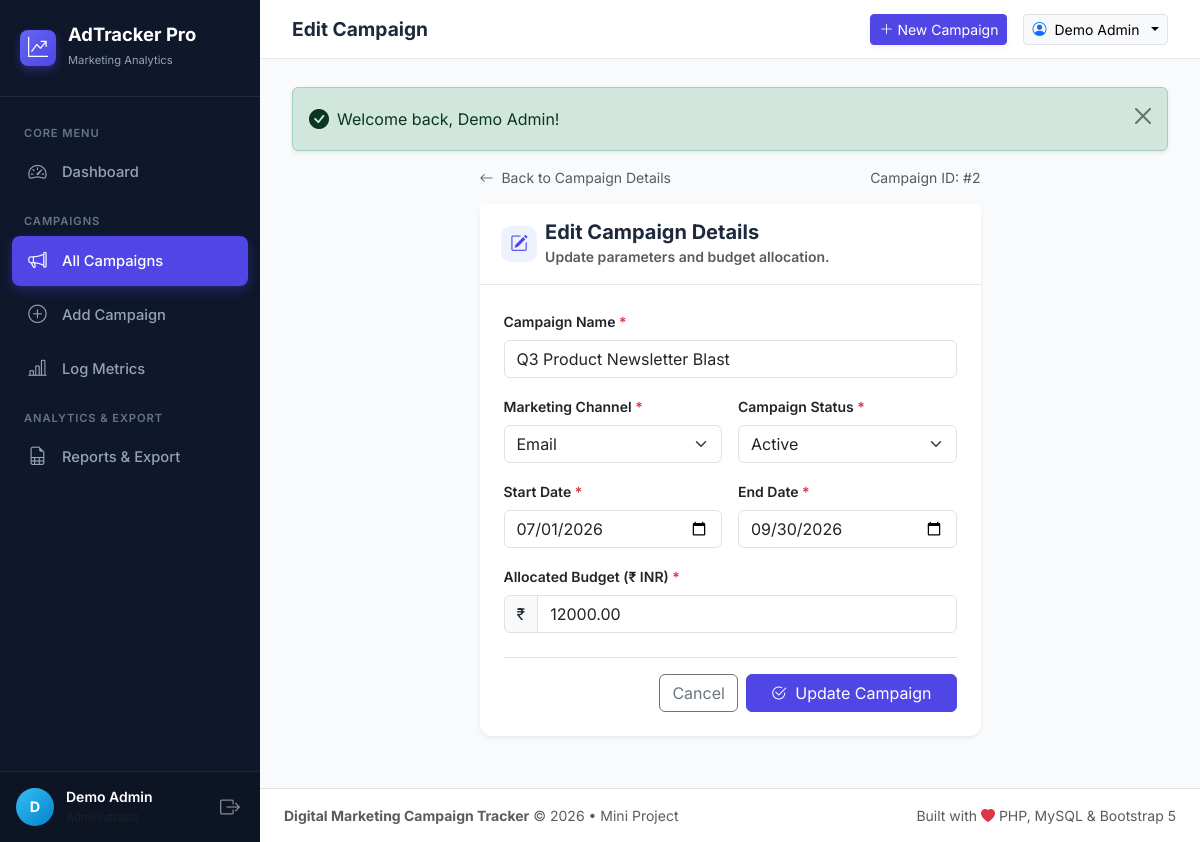
Page /edit_campaign.php?id=2 (signed in) on the committed database.
### tables this page shows
CREATE TABLE `campaigns` (
  `id` INT AUTO_INCREMENT PRIMARY KEY,
  `user_id` INT NOT NULL,
  `campaign_name` VARCHAR(200) NOT NULL,
  `channel` ENUM('Social Media', 'Email', 'PPC', 'SEO', 'Display') NOT NULL,
  `start_date` DATE NOT NULL,
  `end_date` DATE NOT NULL,
  `budget` DECIMAL(12, 2) NOT NULL DEFAULT 0.00,
  `status` ENUM('Active', 'Paused', 'Completed') NOT NULL DEFAULT 'Active',
  `created_at` TIMESTAMP DEFAULT CURRENT_TIMESTAMP,
  CONSTRAINT `fk_campaigns_user` 
    FOREIGN KEY (`user_id`) REFERENCES `users` (`id`) 
    ON DELETE CASCADE 
    ON UPDATE CASCADE
);

### edit_campaign.php (the view, shortened to what this page needs)
<?php
require_once __DIR__ . '/includes/header.php';
$campaign_id = filter_input(INPUT_GET, 'id', FILTER_VALIDATE_INT);
$stmt = $pdo->prepare("SELECT * FROM campaigns WHERE id = :id LIMIT 1");
$stmt->execute([':id' => $campaign_id]);
$campaign = $stmt->fetch();
$allowed_channels = ['Social Media', 'Email', 'PPC', 'SEO', 'Display'];
$allowed_statuses = ['Active', 'Paused', 'Completed'];
$campaign_name = $campaign['campaign_name'];
$channel       = $campaign['channel'];
$start_date    = $campaign['start_date'];
$end_date      = $campaign['end_date'];
$budget        = $campaign['budget'];
$status        = $campaign['status'];
?>
<div class="row justify-content-center">
    <div class="col-lg-8 col-xl-7">
        <div class="mb-3 d-flex justify-content-between align-items-center">
            <a href="campaign_detail.php?id=<?= $campaign_id ?>" class="text-decoration-none text-muted small">
                <i class="bi bi-arrow-left me-1"></i> Back to Campaign Details
            </a>
            <span class="text-muted small">Campaign ID: #<?= $campaign_id ?></span>
        </div>
        <div class="card shadow-sm border-0">
            <div class="card-header bg-white py-3">
                <div class="d-flex align-items-center gap-2">
                    <div class="stat-icon primary p-2" style="width: 36px; height: 36px; font-size: 1.1rem;">
                        <i class="bi bi-pencil-square"></i>
                    </div>
                    <div>
                        <h5 class="fw-bold mb-0">Edit Campaign Details</h5>
                        <small class="text-muted">Update parameters and budget allocation.</small>
                    </div>
                </div>
            </div>
            <div class="card-body p-4">
                <form action="edit_campaign.php?id=<?= $campaign_id ?>" method="POST" id="campaignForm" novalidate>
                    <div class="mb-3">
                        <label for="campaign_name" class="form-label fw-semibold small">
                            Campaign Name <span class="text-danger">*</span>
                        </label>
                        <input type="text"
                               class="form-control"
                               id="campaign_name"
                               name="campaign_name"
                               value="<?= htmlspecialchars($campaign_name) ?>"
                               required>
                    </div>
                    <div class="row g-3 mb-3">
                        <div class="col-sm-6">
                            <label for="channel" class="form-label fw-semibold small">
                                Marketing Channel <span class="text-danger">*</span>
                            </label>
                            <select class="form-select" id="channel" name="channel" required>
                                <?php foreach ($allowed_channels as $ch): ?>
                                    <option value="<?= $ch ?>" <?= ($channel === $ch) ? 'selected' : '' ?>>
                                        <?= $ch ?>
                                    </option>
                                <?php endforeach; ?>
                            </select>
                        </div>
                        <div class="col-sm-6">
                            <label for="status" class="form-label fw-semibold small">
                                Campaign Status <span class="text-danger">*</span>
                            </label>
                            <select class="form-select" id="status" name="status" required>
                                <?php foreach ($allowed_statuses as $st): ?>
                                    <option value="<?= $st ?>" <?= ($status === $st) ? 'selected' : '' ?>>
                                        <?= $st ?>
                                    </option>
                                <?php endforeach; ?>
                            </select>
                        </div>
                    </div>
                    <div class="row g-3 mb-3">
                        <div class="col-sm-6">
                            <label for="start_date" class="form-label fw-semibold small">
                                Start Date <span class="text-danger">*</span>
                            </label>
                            <input type="date"
                                   class="form-control"
                                   id="start_date"
                                   name="start_date"
                                   value="<?= htmlspecialchars($start_date) ?>"
                                   required>
                        </div>
                        <div class="col-sm-6">
                            <label for="end_date" class="form-label fw-semibold small">
                                End Date <span class="text-danger">*</span>
                            </label>
                            <input type="date"
                                   class="form-control"
                                   id="end_date"
                                   name="end_date"
                                   value="<?= htmlspecialchars($end_date) ?>"
                                   required>
                        </div>
                    </div>
                    <div class="mb-4">
                        <label for="budget" class="form-label fw-semibold small">
                            Allocated Budget (₹ INR) <span class="text-danger">*</span>
                        </label>
                        <div class="input-group">
                            <span class="input-group-text bg-light">₹</span>
                            <input type="number"
                                   step="0.01"
                                   min="1"
                                   class="form-control"
                                   id="budget"
                                   name="budget"
                                   value="<?= htmlspecialchars($budget) ?>"
                                   required>
                        </div>
                    </div>
                    <div class="d-flex justify-content-end gap-2 border-top pt-3">
                        <a href="campaign_detail.php?id=<?= $campaign_id ?>" class="btn btn-outline-secondary">Cancel</a>
                        <button type="submit" class="btn btn-primary px-4">
                            <i class="bi bi-check2-circle me-1"></i> Update Campaign
                        </button>
                    </div>
                </form>
            </div>
        </div>
    </div>
</div>
<?php require_once __DIR__ . '/includes/footer.php'; ?>

### assets/css/custom.css (style rules this page uses)
:root { --primary-color: #4f46e5; --primary-hover: #4338ca; --primary-light: #eef2ff; --sidebar-bg: #0f172a; --sidebar-hover: #1e293b; --sidebar-active: #4f46e5; --sidebar-text: #94a3b8; --body-bg: #f8fafc; --card-bg: #ffffff; --border-color: #e2e8f0; --text-main: #1e293b; --text-muted: #64748b; }
body { background-color: var(--body-bg); color: var(--text-main); font-family: 'Inter', -apple-system, BlinkMacSystemFont, "Segoe UI", Roboto, Helvetica, Arial, sans-serif; min-height: 100vh; overflow-x: hidden; }
.card { background-color: var(--card-bg); border: 1px solid var(--border-color); border-radius: 12px; box-shadow: 0 1px 3px rgba(0, 0, 0, 0.04), 0 1px 2px rgba(0, 0, 0, 0.02); margin-bottom: 1.5rem; }
.card-header { background-color: transparent; border-bottom: 1px solid var(--border-color); padding: 1.15rem 1.35rem; font-weight: 600; color: var(--text-main); }
.stat-icon { width: 48px; height: 48px; border-radius: 10px; display: flex; align-items: center; justify-content: center; font-size: 1.4rem; }
.stat-icon.primary { background-color: #eef2ff; color: #4f46e5; }
.btn-primary { background-color: var(--primary-color); border-color: var(--primary-color); }

### rows in the picture
campaigns: campaign_name "Q3 Product Newsletter Blast", channel "Email", status "Active", start_date "07/01/2026", end_date "09/30/2026", budget "12000.00"

### other values in the picture
substr(current_user_name(), 0, 1) "D"
current_user_name() "Demo Admin"
$header_title "Edit Campaign"
$flash['text'] "Welcome back, Demo Admin!"
$campaign_id "2"
